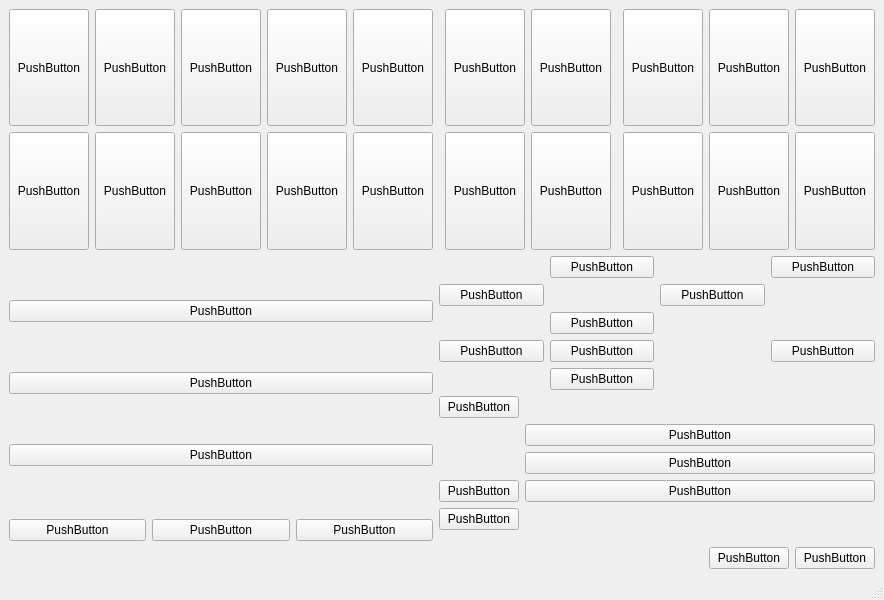
<?xml version="1.0" encoding="UTF-8"?>
<ui version="4.0">
 <class>MainWindow</class>
 <widget class="QMainWindow" name="MainWindow">
  <property name="geometry">
   <rect>
    <x>0</x>
    <y>0</y>
    <width>800</width>
    <height>600</height>
   </rect>
  </property>
  <property name="windowTitle">
   <string>MainWindow</string>
  </property>
  <widget class="QWidget" name="centralwidget">
   <layout class="QGridLayout" name="gridLayout_2">
    <item row="8" column="11">
     <widget class="QPushButton" name="pushButton_19">
      <property name="text">
       <string>PushButton</string>
      </property>
     </widget>
    </item>
    <item row="0" column="4">
     <widget class="QPushButton" name="pushButton_37">
      <property name="sizePolicy">
       <sizepolicy hsizetype="Minimum" vsizetype="Preferred">
        <horstretch>0</horstretch>
        <verstretch>0</verstretch>
       </sizepolicy>
      </property>
      <property name="text">
       <string>PushButton</string>
      </property>
     </widget>
    </item>
    <item row="0" column="3">
     <widget class="QPushButton" name="pushButton_32">
      <property name="sizePolicy">
       <sizepolicy hsizetype="Minimum" vsizetype="Preferred">
        <horstretch>0</horstretch>
        <verstretch>0</verstretch>
       </sizepolicy>
      </property>
      <property name="text">
       <string>PushButton</string>
      </property>
     </widget>
    </item>
    <item row="1" column="2">
     <widget class="QPushButton" name="pushButton_34">
      <property name="sizePolicy">
       <sizepolicy hsizetype="Minimum" vsizetype="Preferred">
        <horstretch>0</horstretch>
        <verstretch>0</verstretch>
       </sizepolicy>
      </property>
      <property name="text">
       <string>PushButton</string>
      </property>
     </widget>
    </item>
    <item row="5" column="5" rowspan="2" colspan="7">
     <layout class="QFormLayout" name="formLayout">
      <item row="0" column="0">
       <widget class="QPushButton" name="pushButton_7">
        <property name="text">
         <string>PushButton</string>
        </property>
       </widget>
      </item>
      <item row="3" column="0">
       <widget class="QPushButton" name="pushButton_9">
        <property name="text">
         <string>PushButton</string>
        </property>
       </widget>
      </item>
      <item row="3" column="1">
       <widget class="QPushButton" name="pushButton_10">
        <property name="text">
         <string>PushButton</string>
        </property>
       </widget>
      </item>
      <item row="4" column="0">
       <widget class="QPushButton" name="pushButton_16">
        <property name="text">
         <string>PushButton</string>
        </property>
       </widget>
      </item>
      <item row="2" column="1">
       <widget class="QPushButton" name="pushButton_17">
        <property name="text">
         <string>PushButton</string>
        </property>
       </widget>
      </item>
      <item row="1" column="1">
       <widget class="QPushButton" name="pushButton_8">
        <property name="text">
         <string>PushButton</string>
        </property>
       </widget>
      </item>
     </layout>
    </item>
    <item row="1" column="4">
     <widget class="QPushButton" name="pushButton_33">
      <property name="sizePolicy">
       <sizepolicy hsizetype="Minimum" vsizetype="Preferred">
        <horstretch>0</horstretch>
        <verstretch>0</verstretch>
       </sizepolicy>
      </property>
      <property name="text">
       <string>PushButton</string>
      </property>
     </widget>
    </item>
    <item row="0" column="2">
     <widget class="QPushButton" name="pushButton_35">
      <property name="sizePolicy">
       <sizepolicy hsizetype="Minimum" vsizetype="Preferred">
        <horstretch>0</horstretch>
        <verstretch>0</verstretch>
       </sizepolicy>
      </property>
      <property name="text">
       <string>PushButton</string>
      </property>
     </widget>
    </item>
    <item row="8" column="10">
     <widget class="QPushButton" name="pushButton_20">
      <property name="text">
       <string>PushButton</string>
      </property>
     </widget>
    </item>
    <item row="1" column="3">
     <widget class="QPushButton" name="pushButton_24">
      <property name="sizePolicy">
       <sizepolicy hsizetype="Minimum" vsizetype="Preferred">
        <horstretch>0</horstretch>
        <verstretch>0</verstretch>
       </sizepolicy>
      </property>
      <property name="text">
       <string>PushButton</string>
      </property>
     </widget>
    </item>
    <item row="4" column="0" rowspan="2" colspan="5">
     <layout class="QVBoxLayout" name="verticalLayout">
      <item>
       <widget class="QPushButton" name="pushButton">
        <property name="text">
         <string>PushButton</string>
        </property>
       </widget>
      </item>
      <item>
       <widget class="QPushButton" name="pushButton_3">
        <property name="text">
         <string>PushButton</string>
        </property>
       </widget>
      </item>
      <item>
       <widget class="QPushButton" name="pushButton_2">
        <property name="text">
         <string>PushButton</string>
        </property>
       </widget>
      </item>
     </layout>
    </item>
    <item row="4" column="5" colspan="7">
     <layout class="QGridLayout" name="gridLayout">
      <item row="2" column="0">
       <widget class="QPushButton" name="pushButton_18">
        <property name="text">
         <string>PushButton</string>
        </property>
       </widget>
      </item>
      <item row="1" column="0">
       <widget class="QPushButton" name="pushButton_14">
        <property name="text">
         <string>PushButton</string>
        </property>
       </widget>
      </item>
      <item row="1" column="2">
       <widget class="QPushButton" name="pushButton_15">
        <property name="text">
         <string>PushButton</string>
        </property>
       </widget>
      </item>
      <item row="0" column="3">
       <widget class="QPushButton" name="pushButton_13">
        <property name="text">
         <string>PushButton</string>
        </property>
       </widget>
      </item>
      <item row="0" column="1">
       <widget class="QPushButton" name="pushButton_12">
        <property name="text">
         <string>PushButton</string>
        </property>
       </widget>
      </item>
      <item row="2" column="3">
       <widget class="QPushButton" name="pushButton_11">
        <property name="text">
         <string>PushButton</string>
        </property>
       </widget>
      </item>
      <item row="2" column="1">
       <layout class="QVBoxLayout" name="verticalLayout_2">
        <item>
         <widget class="QPushButton" name="pushButton_21">
          <property name="text">
           <string>PushButton</string>
          </property>
         </widget>
        </item>
        <item>
         <widget class="QPushButton" name="pushButton_23">
          <property name="text">
           <string>PushButton</string>
          </property>
         </widget>
        </item>
        <item>
         <widget class="QPushButton" name="pushButton_22">
          <property name="text">
           <string>PushButton</string>
          </property>
         </widget>
        </item>
       </layout>
      </item>
     </layout>
    </item>
    <item row="1" column="1">
     <widget class="QPushButton" name="pushButton_31">
      <property name="sizePolicy">
       <sizepolicy hsizetype="Minimum" vsizetype="Preferred">
        <horstretch>0</horstretch>
        <verstretch>0</verstretch>
       </sizepolicy>
      </property>
      <property name="text">
       <string>PushButton</string>
      </property>
     </widget>
    </item>
    <item row="1" column="0">
     <widget class="QPushButton" name="pushButton_27">
      <property name="sizePolicy">
       <sizepolicy hsizetype="Minimum" vsizetype="Preferred">
        <horstretch>0</horstretch>
        <verstretch>0</verstretch>
       </sizepolicy>
      </property>
      <property name="text">
       <string>PushButton</string>
      </property>
     </widget>
    </item>
    <item row="0" column="1">
     <widget class="QPushButton" name="pushButton_30">
      <property name="sizePolicy">
       <sizepolicy hsizetype="Minimum" vsizetype="Preferred">
        <horstretch>0</horstretch>
        <verstretch>0</verstretch>
       </sizepolicy>
      </property>
      <property name="text">
       <string>PushButton</string>
      </property>
     </widget>
    </item>
    <item row="0" column="0">
     <widget class="QPushButton" name="pushButton_28">
      <property name="sizePolicy">
       <sizepolicy hsizetype="Minimum" vsizetype="Preferred">
        <horstretch>0</horstretch>
        <verstretch>0</verstretch>
       </sizepolicy>
      </property>
      <property name="text">
       <string>PushButton</string>
      </property>
     </widget>
    </item>
    <item row="0" column="9">
     <widget class="QPushButton" name="pushButton_38">
      <property name="sizePolicy">
       <sizepolicy hsizetype="Minimum" vsizetype="Preferred">
        <horstretch>0</horstretch>
        <verstretch>0</verstretch>
       </sizepolicy>
      </property>
      <property name="text">
       <string>PushButton</string>
      </property>
     </widget>
    </item>
    <item row="0" column="10">
     <widget class="QPushButton" name="pushButton_39">
      <property name="sizePolicy">
       <sizepolicy hsizetype="Minimum" vsizetype="Preferred">
        <horstretch>0</horstretch>
        <verstretch>0</verstretch>
       </sizepolicy>
      </property>
      <property name="text">
       <string>PushButton</string>
      </property>
     </widget>
    </item>
    <item row="1" column="9">
     <widget class="QPushButton" name="pushButton_40">
      <property name="sizePolicy">
       <sizepolicy hsizetype="Minimum" vsizetype="Preferred">
        <horstretch>0</horstretch>
        <verstretch>0</verstretch>
       </sizepolicy>
      </property>
      <property name="text">
       <string>PushButton</string>
      </property>
     </widget>
    </item>
    <item row="1" column="10">
     <widget class="QPushButton" name="pushButton_41">
      <property name="sizePolicy">
       <sizepolicy hsizetype="Minimum" vsizetype="Preferred">
        <horstretch>0</horstretch>
        <verstretch>0</verstretch>
       </sizepolicy>
      </property>
      <property name="text">
       <string>PushButton</string>
      </property>
     </widget>
    </item>
    <item row="0" column="11">
     <widget class="QPushButton" name="pushButton_42">
      <property name="sizePolicy">
       <sizepolicy hsizetype="Minimum" vsizetype="Preferred">
        <horstretch>0</horstretch>
        <verstretch>0</verstretch>
       </sizepolicy>
      </property>
      <property name="text">
       <string>PushButton</string>
      </property>
     </widget>
    </item>
    <item row="1" column="11">
     <widget class="QPushButton" name="pushButton_43">
      <property name="sizePolicy">
       <sizepolicy hsizetype="Minimum" vsizetype="Preferred">
        <horstretch>0</horstretch>
        <verstretch>0</verstretch>
       </sizepolicy>
      </property>
      <property name="text">
       <string>PushButton</string>
      </property>
     </widget>
    </item>
    <item row="0" column="7">
     <widget class="QPushButton" name="pushButton_36">
      <property name="sizePolicy">
       <sizepolicy hsizetype="Minimum" vsizetype="Preferred">
        <horstretch>0</horstretch>
        <verstretch>0</verstretch>
       </sizepolicy>
      </property>
      <property name="text">
       <string>PushButton</string>
      </property>
     </widget>
    </item>
    <item row="1" column="7">
     <widget class="QPushButton" name="pushButton_29">
      <property name="sizePolicy">
       <sizepolicy hsizetype="Minimum" vsizetype="Preferred">
        <horstretch>0</horstretch>
        <verstretch>0</verstretch>
       </sizepolicy>
      </property>
      <property name="text">
       <string>PushButton</string>
      </property>
     </widget>
    </item>
    <item row="0" column="6">
     <widget class="QPushButton" name="pushButton_25">
      <property name="sizePolicy">
       <sizepolicy hsizetype="Minimum" vsizetype="Preferred">
        <horstretch>0</horstretch>
        <verstretch>0</verstretch>
       </sizepolicy>
      </property>
      <property name="text">
       <string>PushButton</string>
      </property>
     </widget>
    </item>
    <item row="1" column="6">
     <widget class="QPushButton" name="pushButton_26">
      <property name="sizePolicy">
       <sizepolicy hsizetype="Minimum" vsizetype="Preferred">
        <horstretch>0</horstretch>
        <verstretch>0</verstretch>
       </sizepolicy>
      </property>
      <property name="text">
       <string>PushButton</string>
      </property>
     </widget>
    </item>
    <item row="6" column="0" colspan="5">
     <layout class="QHBoxLayout" name="horizontalLayout">
      <item>
       <widget class="QPushButton" name="pushButton_6">
        <property name="text">
         <string>PushButton</string>
        </property>
       </widget>
      </item>
      <item>
       <widget class="QPushButton" name="pushButton_5">
        <property name="text">
         <string>PushButton</string>
        </property>
       </widget>
      </item>
      <item>
       <widget class="QPushButton" name="pushButton_4">
        <property name="text">
         <string>PushButton</string>
        </property>
       </widget>
      </item>
     </layout>
    </item>
   </layout>
  </widget>
  <widget class="QMenuBar" name="menubar">
   <property name="geometry">
    <rect>
     <x>0</x>
     <y>0</y>
     <width>800</width>
     <height>21</height>
    </rect>
   </property>
  </widget>
  <widget class="QStatusBar" name="statusbar"/>
 </widget>
 <resources/>
 <connections/>
</ui>
